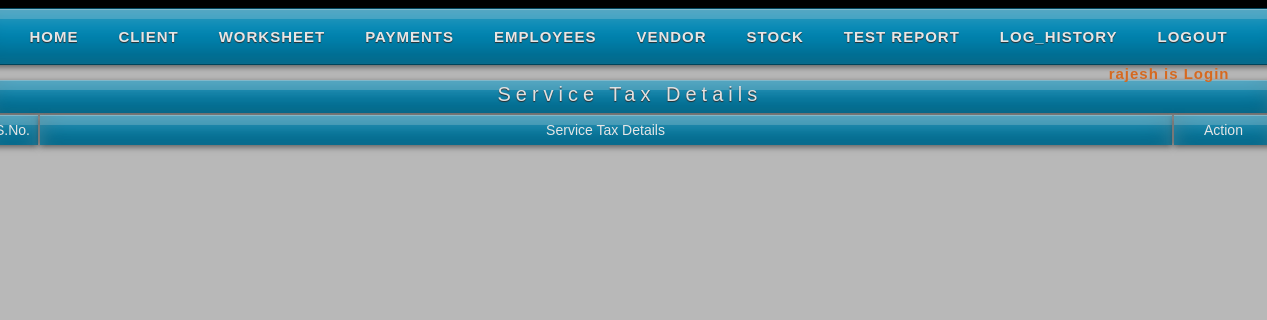
The page /taxdetails.php (signed in) on the database as committed earlier.
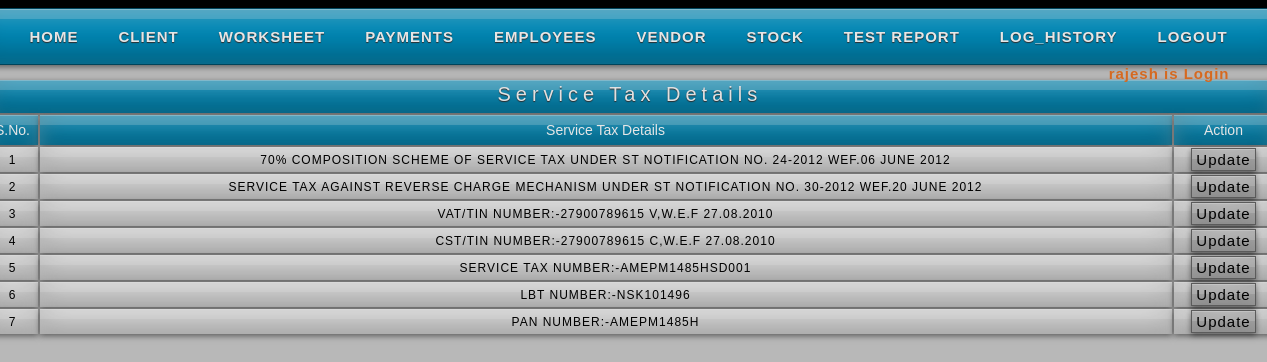
The same page on the database as committed later.
### tables this page shows
CREATE TABLE IF NOT EXISTS `service_tax` (
  `s_id` int(20) NOT NULL AUTO_INCREMENT,
  `s_id1` varchar(20) NOT NULL,
  `details` varchar(255) NOT NULL,
  PRIMARY KEY (`s_id`)
);

### taxdetails.php (the view, shortened to what this page needs)
<?php
	$e_qry_f="select * from service_tax";
	$e_res_f=mysql_query($e_qry_f);
?>
<html>
<head>
<link rel="stylesheet" href="styles2.css" type="text/css" />
<link rel="stylesheet" href="styles.css" type="text/css" />
</head>
<body>
<div id="container">
<div id="sub-header">
    <?php
	include("header.php");
	?><br />
		<div class="quotation"><center>Service Tax Details</center></div>
        <div>
        <table class="emp_tab">
        <tr class="emp_header">
        <td width="50">S.No.</td>
        <td>Service Tax Details</td>
        <td width="100">Action</td>
        </tr>
        <?php
		while($e_row=mysql_fetch_array($e_res_f))
		{
        echo "<tr class='pagi'>";
        echo "<td width='50'>";
		echo $e_row[0];
		echo "</td>";
        echo "<td>";
		echo $e_row[2];
		echo "</td>";
        echo "<td width='100' class='print'>";
		echo "<a href='updateservice.php?e_id2=$e_row[0]'>Update</a>";
		echo "</td>";
		echo "</tr>";
		}
		?>
        </table>
        </div>
    </div>
    </div>
</body>
</html>

### header.php (shortened to what this page needs)
<div id="nav">
     <ul class="sf-menu dropdown">
        	<li class="selected"><a href="home.php">Home</a>
            </li>
            <li><a class="has_submenu" href="clients.php">Client</a>
            <li ><a class="has_submenu" href="view_worksheet.php">Worksheet</a>
            </li>
            <li><a href="payment.php">Payments</a>
            </li>
            <li><a class="has_submenu" href="employee.php">Employees</a>
            </li>
            <li><a class="has_submenu" href="view_vendor.php">Vendor</a>
            <li><a class="has_submenu" href="view_stock.php">Stock</a>
            </li>
              <li><a class="has_submenu" href="view_cert.php">Test Report</a>
           </li>
            <li><a class="has_submenu" href="loghistory.php">log_history</a>
                      </li>
           <li>
           <a class="has_submenu" href="logout.php">logout</a>
           </li>
        </ul>
 <?php
 if(isset($_SESSION['uname']) && isset($_SESSION['password']))
{
	echo '<h4 align="right" style="margin-right:60px; margin-top:-10px;">'.$_SESSION['uname'].' is Login</h4>';
}
 ?></div>

### styles2.css (style rules this page uses)
body { background:#000; margin:0; padding:0; font-family: Verdana, Geneva, sans-serif; font-size: 13px; color: #000; }
.print a { background-color:#00a1d2; padding:2px 4px 2px 4px; color:#000; text-decoration:none; font-size:15px; border: 1px solid rgba(0,0,0,0.5); background:#CCC; box-shadow: 0 2px 6px rgba(0,0,0,0.5), inset 0 1px rgba(255,255,255,0.3), inset 0 10px rgba(255,255,255,0.2), inset 0 10px 20px rgba(255,255,255,0.25), inset 0 -15px 30px rgba(0,0,0,0.3); -o-box-shadow: 0 2px 6px rgba(0,0,0,0.5), inset 0 1px rgba(255,255,255,0.3), inset 0 10px rgba(255,255,255,0.2), inset 0 10px 20px rgba(255,255,255,0.25), inset 0 -15px 30px rgba(0,0,0,0.3); -webkit-box-shadow: 0 2px 6px rgba(0,0,0,0.5), inset 0 1px rgba(255,255,255,0.3), inset 0 10px rgba(255,255,255,0.2), inset 0 10px 20px rgba(255,255,255,0.25), inset 0 -15px 30px rgba(0,0,0,0.3); -moz-box-shadow: 0 2px 6px rgba(0,0,0,0.5), inset 0 1px rgba(255,255,255,0.3), inset 0 10px rgba(255,255,255,0.2), inset 0 10px 20px rgba(255,255,255,0.25), inset 0 -15px 30px rgba(0,0,0,0.3); }
* { margin:0; padding:0; }
a { color: #F97B27; }
h4 { padding-bottom: 10px; font-size: 15px; color: #EE7524; }
ul, ol { margin: 0 0 35px 35px; }
li { padding-bottom: 5px; }
#container { width: 960px; margin: 0 auto; padding: 0px; }
div#sub-header { margin-top:8px; margin-bottom:5px; margin-left:-180px; width:1315px; height:1500px; background-color:#CCC; opacity:0.9; }
.quotation { font-size:20px; color:#FAFAFA; font-family: Arial, Helvetica, sans-serif; font-weight:500; letter-spacing:5px; background-color:#00a1d2; width:98%; text-shadow: 0 1px 1px #333; margin-left:12px; height:30px; margin-top:0px; padding:3px 0px 0px 0px; background:#09C; box-shadow: 0 2px 6px rgba(0,0,0,0.5), inset 0 1px rgba(255,255,255,0.3), inset 0 10px rgba(255,255,255,0.2), inset 0 10px 20px rgba(255,255,255,0.25), inset 0 -15px 30px rgba(0,0,0,0.3); -o-box-shadow: 0 2px 6px rgba(0,0,0,0.5), inset 0 1px rgba(255,255,255,0.3), inset 0 10px rgba(255,255,255,0.2), inset 0 10px 20px rgba(255,255,255,0.25), inset 0 -15px 30px rgba(0,0,0,0.3); -webkit-box-shadow: 0 2px 6px rgba(0,0,0,0.5), inset 0 1px rgba(255,255,255,0.3), inset 0 10px rgba(255,255,255,0.2), inset 0 10px 20px rgba(255,255,255,0.25), inset 0 -15px 30px rgba(0,0,0,0.3); -moz-box-shadow: 0 2px 6px rgba(0,0,0,0.5), inset 0 1px rgba(255,255,255,0.3), inset 0 10px rgba(255,255,255,0.2), inset 0 10px 20px rgba(255,255,255,0.25), inset 0 -15px 30px rgba(0,0,0,0.3); }
.emp_tab { margin-left:12px; width:1290px; }
.pagi td { height:25px; color:#000; text-align:center; background-color:#333; font-size:12px; margin-left:12px; letter-spacing:1px; background:#FFF; box-shadow: 0 2px 6px rgba(0,0,0,0.5), inset 0 1px rgba(255,255,255,0.3), inset 0 10px rgba(255,255,255,0.2), inset 0 10px 20px rgba(255,255,255,0.25), inset 0 -15px 30px rgba(0,0,0,0.3); -o-box-shadow: 0 2px 6px rgba(0,0,0,0.5), inset 0 1px rgba(255,255,255,0.3), inset 0 10px rgba(255,255,255,0.2), inset 0 10px 20px rgba(255,255,255,0.25), inset 0 -15px 30px rgba(0,0,0,0.3); -webkit-box-shadow: 0 2px 6px rgba(0,0,0,0.5), inset 0 1px rgba(255,255,255,0.3), inset 0 10px rgba(255,255,255,0.2), inset 0 10px 20px rgba(255,255,255,0.25), inset 0 -15px 30px rgba(0,0,0,0.3); -moz-box-shadow: 0 2px 6px rgba(0,0,0,0.5), inset 0 1px rgba(255,255,255,0.3), inset 0 10px rgba(255,255,255,0.2), inset 0 10px 20px rgba(255,255,255,0.25), inset 0 -15px 30px rgba(0,0,0,0.3); }
.emp_header { background-color:#CCC; height:30px; font-size:14px; text-align:center; color:#FFF; }
.emp_header td { background:#09C; box-shadow: 0 2px 6px rgba(0,0,0,0.5), inset 0 1px rgba(255,255,255,0.3), inset 0 10px rgba(255,255,255,0.2), inset 0 10px 20px rgba(255,255,255,0.25), inset 0 -15px 30px rgba(0,0,0,0.3); -o-box-shadow: 0 2px 6px rgba(0,0,0,0.5), inset 0 1px rgba(255,255,255,0.3), inset 0 10px rgba(255,255,255,0.2), inset 0 10px 20px rgba(255,255,255,0.25), inset 0 -15px 30px rgba(0,0,0,0.3); -webkit-box-shadow: 0 2px 6px rgba(0,0,0,0.5), inset 0 1px rgba(255,255,255,0.3), inset 0 10px rgba(255,255,255,0.2), inset 0 10px 20px rgba(255,255,255,0.25), inset 0 -15px 30px rgba(0,0,0,0.3); -moz-box-shadow: 0 2px 6px rgba(0,0,0,0.5), inset 0 1px rgba(255,255,255,0.3), inset 0 10px rgba(255,255,255,0.2), inset 0 10px 20px rgba(255,255,255,0.25), inset 0 -15px 30px rgba(0,0,0,0.3); }

Rows that differ between the two databases and show on the page:
added service_tax: s_id "1", details "70% COMPOSITION SCHEME OF SERVICE TAX UNDER ST NOTIFICATION NO. 24-2012 WEF.06 JUNE 2012"
added service_tax: s_id "2", details "SERVICE TAX AGAINST REVERSE CHARGE MECHANISM UNDER ST NOTIFICATION NO. 30-2012 WEF.20 JUNE 2012"
added service_tax: s_id "3", details "VAT/TIN NUMBER:-27900789615 V,W.E.F 27.08.2010"
added service_tax: s_id "4", details "CST/TIN NUMBER:-27900789615 C,W.E.F 27.08.2010"
added service_tax: s_id "5", details "SERVICE TAX NUMBER:-AMEPM1485HSD001"
added service_tax: s_id "6", details "LBT NUMBER:-NSK101496"
added service_tax: s_id "7", details "PAN NUMBER:-AMEPM1485H"
